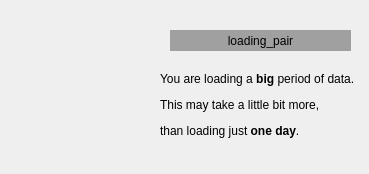
<?xml version="1.0" encoding="UTF-8"?>
<ui version="4.0">
 <class>Form</class>
 <widget class="QWidget" name="Form">
  <property name="geometry">
   <rect>
    <x>0</x>
    <y>0</y>
    <width>369</width>
    <height>174</height>
   </rect>
  </property>
  <property name="windowTitle">
   <string>Form</string>
  </property>
  <widget class="QLabel" name="loading_pair">
   <property name="geometry">
    <rect>
     <x>170</x>
     <y>30</y>
     <width>181</width>
     <height>21</height>
    </rect>
   </property>
   <property name="styleSheet">
    <string notr="true">QLabel {
	font: 1000 10pt &quot;Microsoft YaHei UI&quot;;
	background-color:#a1a0a1;
}</string>
   </property>
   <property name="text">
    <string>loading_pair</string>
   </property>
   <property name="alignment">
    <set>Qt::AlignCenter</set>
   </property>
  </widget>
  <widget class="QLabel" name="loading_info">
   <property name="geometry">
    <rect>
     <x>160</x>
     <y>70</y>
     <width>201</width>
     <height>71</height>
    </rect>
   </property>
   <property name="text">
    <string>&lt;!DOCTYPE HTML PUBLIC &quot;-//W3C//DTD HTML 4.0//EN&quot; &quot;http://www.w3.org/TR/REC-html40/strict.dtd&quot;&gt;
&lt;html&gt;&lt;head&gt;&lt;meta name=&quot;qrichtext&quot; content=&quot;1&quot; /&gt;&lt;style type=&quot;text/css&quot;&gt;
p, li { white-space: pre-wrap; }
&lt;/style&gt;&lt;/head&gt;&lt;body style=&quot; font-family:'MS Shell Dlg 2'; font-size:8pt; font-weight:400; font-style:normal;&quot;&gt;
&lt;p style=&quot; margin-top:12px; margin-bottom:12px; margin-left:0px; margin-right:0px; -qt-block-indent:0; text-indent:0px;&quot;&gt;&lt;span style=&quot; font-size:9pt;&quot;&gt;You are loading a &lt;/span&gt;&lt;span style=&quot; font-size:9pt; font-weight:600;&quot;&gt;big&lt;/span&gt;&lt;span style=&quot; font-size:9pt;&quot;&gt; period of data.&lt;/span&gt;&lt;/p&gt;
&lt;p style=&quot; margin-top:12px; margin-bottom:12px; margin-left:0px; margin-right:0px; -qt-block-indent:0; text-indent:0px;&quot;&gt;&lt;span style=&quot; font-size:9pt;&quot;&gt;This may take a little bit more,&lt;/span&gt;&lt;/p&gt;
&lt;p style=&quot; margin-top:12px; margin-bottom:12px; margin-left:0px; margin-right:0px; -qt-block-indent:0; text-indent:0px;&quot;&gt;&lt;span style=&quot; font-size:9pt;&quot;&gt;than loading just &lt;/span&gt;&lt;span style=&quot; font-size:9pt; font-weight:600;&quot;&gt;one day&lt;/span&gt;&lt;span style=&quot; font-size:9pt;&quot;&gt;.&lt;/span&gt;&lt;/p&gt;&lt;/body&gt;&lt;/html&gt;</string>
   </property>
  </widget>
  <widget class="QLabel" name="loading_gif">
   <property name="geometry">
    <rect>
     <x>20</x>
     <y>40</y>
     <width>121</width>
     <height>91</height>
    </rect>
   </property>
   <property name="text">
    <string/>
   </property>
  </widget>
 </widget>
 <resources/>
 <connections/>
</ui>
